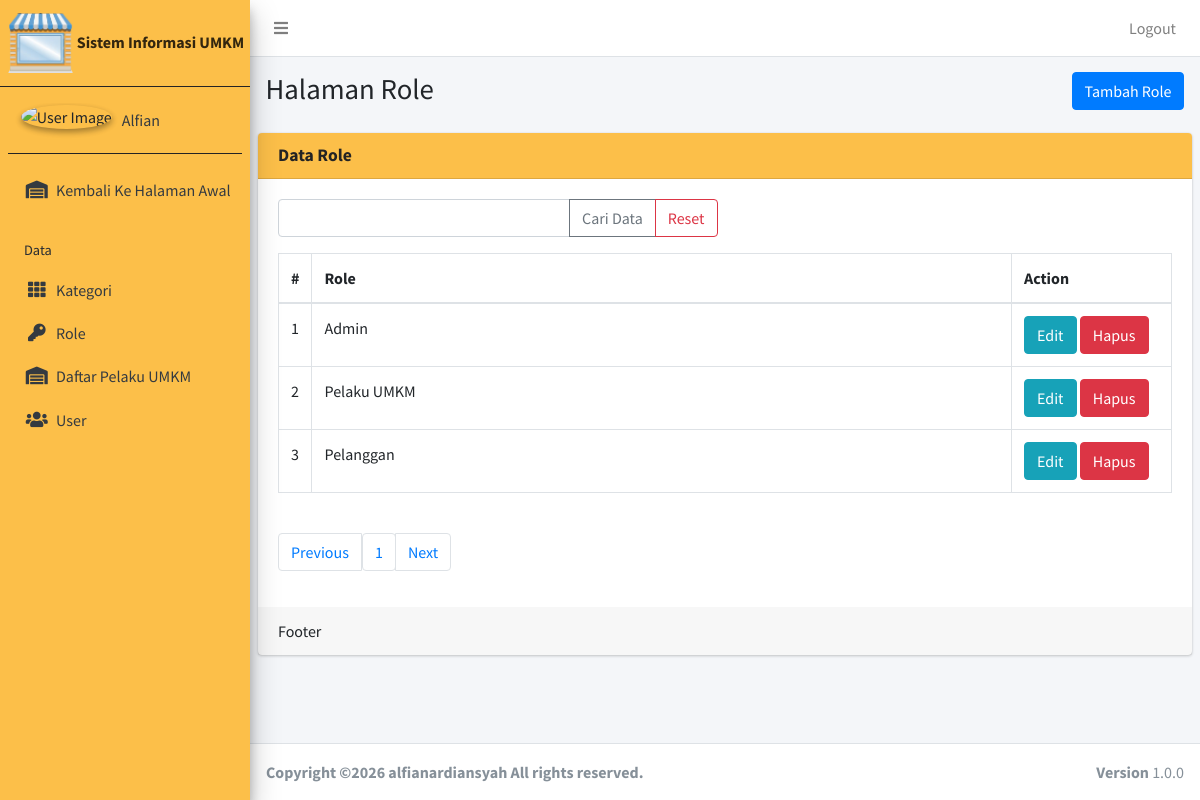
/public/role (signed in), run on the app's committed database.
### tables this page shows
CREATE TABLE `role` (
  `id` int(11) NOT NULL,
  `nama_role` varchar(20) NOT NULL
);

### app/core/Controller.php (called while the page is built, shortened)
<?php
class Controller
{
	public function view($view, $data = [])
	{
		require_once '../app/views/' . $view . '.php';
	}
	public function model($model)
	{
		return new $model;
	}
}

### app/controllers/Role.php (called while the page is built, shortened)
<?php
class Role extends Controller
{
	public function index()
	{
		$data['title'] = 'Data Role';
		$data['role'] = $this->model('RoleModel')->getAllRole();
		$data['paginate'] = $this->model('RoleModel')->get_pagination_number();
		$this->view('dashboard/role/index', $data);
	}
}

### app/core/App.php (called while the page is built, shortened)
<?php
class App
{
	protected $method = 'index';
	protected $params = [];
	public function __construct()
	{
		$this->controller = new $this->controller;
		call_user_func_array([$this->controller, $this->method], $this->params);
	}
}

### public/index.php (called while the page is built, shortened)
<?php
$app = new App;

### app/core/Database.php (called while the page is built, shortened)
<?php
class Database
{
	private $host = DB_HOST;
	private $user = DB_USER;
	private $pass = DB_PASS;
	private $dbnm = DB_NAME;
	private $dbh;
	private $stmt;
	public function __construct()
	{
		$dsn = 'mysql:host=' . $this->host . ';dbname=' . $this->dbnm;
		$option = [
			PDO::ATTR_PERSISTENT => true,
			PDO::ATTR_ERRMODE => PDO::ERRMODE_EXCEPTION
		];
		try {
			$this->dbh = new PDO($dsn, $this->user, $this->pass, $option);
		} catch (PDOException $e) {
			die($e->getMessage());
		}
	}
	public function query($query)
	{
		$this->stmt = $this->dbh->prepare($query);
	}
	public function execute()
	{
		$this->stmt->execute();
	}
	public function resultSet()
	{
		$this->execute();
		return $this->stmt->fetchAll(PDO::FETCH_ASSOC);
	}
}

### app/models/RoleModel.php (called while the page is built, shortened)
<?php
class RoleModel
{
	private $table = 'role';
	private $db;
	public function __construct()
	{
		$this->db = new Database;
		$this->get_all_data();
	}
	public function get_all_data()
	{
		$this->db->query('SELECT * FROM ' . $this->table);
		$this->total_records = count($this->db->resultSet());
		return $this->db->resultSet();
	}
	public function getAllRole()
	{
		$start = 0;
		$this->db->query('SELECT * FROM ' . $this->table . ' LIMIT ' . $start . ', 10 ');
		return $this->db->resultSet();
	}
}

### app/views/dashboard/role/index.php (the view, shortened to what this page needs)
<div class="content-wrapper">
  <section class="content-header">
    <div class="container-fluid">
      <div class="d-flex row mb-2">
        <div class="col-sm-10">
          <h1>Halaman Role</h1>
        </div>
        <div class="col-sm-2">
          <a href="<?= base_url; ?>/role/tambah" class="btn float-right btn-primary">Tambah Role</a>
        </div>
      </div>
    </div>
  </section>
  <section class="content">
    <div class="card">
      <div class="card-header">
        <h3 class="card-title font-weight-bold"><?= $data['title'] ?></h3>
      </div>
      <div class="card-body">
        <form action="<?= base_url; ?>/role/cari" method="post">
          <div class="row mb-3">
            <div class="col-lg-6">
              <div class="input-group">
                <input type="text" class="form-control" placeholder="" name="key">
                <div class="input-group-append">
                  <button class="btn btn-outline-secondary" type="submit">Cari Data</button>
                  <a class="btn btn-outline-danger" href="<?= base_url; ?>/role">Reset</a>
                </div>
              </div>
            </div>
          </div>
        </form>
        <table class="table table-bordered">
          <thead>
            <tr>
              <th style="width: 10px">#</th>
              <th>Role</th>
              <th style="width: 160px">Action</th>
            </tr>
          </thead>
          <tbody>
            <?php $no = 1; ?>
            <?php foreach ($data['role'] as $row): ?>
              <tr>
                <td><?= $no; ?></td>
                <td><?= $row['nama_role']; ?></td>
                <td>
                  <a href="<?= base_url; ?>/role/edit/<?= $row['id'] ?>" class="btn btn-info">Edit</a> <a
                    href="<?= base_url; ?>/role/hapus/<?= $row['id'] ?>" class="btn btn-danger"
                    onclick="return confirm('Hapus data?');">Hapus</a>
                </td>
              </tr>
              <?php $no++;
            endforeach; ?>
          </tbody>
        </table>
      </div>
      <div class="row" style="padding: 1.25rem;">
        <div class="col-sm-12">
          <div class="dataTables_paginate paging_simple_numbers" id="example1_paginate">
            <ul class="pagination">
              <li
                class="paginate_button page-item previous <?= isset($_GET['page']) && $_GET['page'] <= 1 ? 'disabled' : '' ?>"
                id="example1_previous"><a
                  href="<?= base_url; ?>/role/pages?page=<?= isset($_GET['page']) && $_GET['page'] >= 1 ? $_GET['page'] - 1 : 1 ?>"
                  aria-controls="example1" data-dt-idx="0" tabindex="0" class="page-link">Previous</a></li>
              <?php for ($i = 0; $i < $data['paginate']; $i++): ?>
                <form action="" method="post">
                  <li class="paginate_button page-item"><a href="<?= base_url; ?>/role/pages?page=<?= $i + 1 ?>"
                      aria-controls="example1" data-dt-idx="1" tabindex="0" class="page-link"><?= $i + 1 ?></a></li>
                </form>
              <?php endfor; ?>
              <li
                class="paginate_button page-item next <?= isset($_GET['page']) && $_GET['page'] >= $data['paginate'] ? 'disabled' : '' ?>"
                id="example1_next"><a
                  href="<?= base_url; ?>/role/pages?page=<?= isset($_GET['page']) && $_GET['page'] < $data['paginate'] ? $_GET['page'] + 1 : 1 ?>"
                  aria-controls="example1" data-dt-idx="7" tabindex="0" class="page-link">Next</a></li>
            </ul>
          </div>
        </div>
      </div>
      <div class="card-footer">
        Footer
      </div>
    </div>
  </section>
</div>

### app/views/dashboard/templates/header.php (style rules this page uses)
.card-header { background-color: #FCBF49 !important; color: #232324 !important; }

### data on the page
role: nama_role "Admin"
role: nama_role "Pelaku UMKM"
role: nama_role "Pelanggan"

### other printed values
$_SESSION['nama'] "Alfian"
$data['title'] "Data Role"
